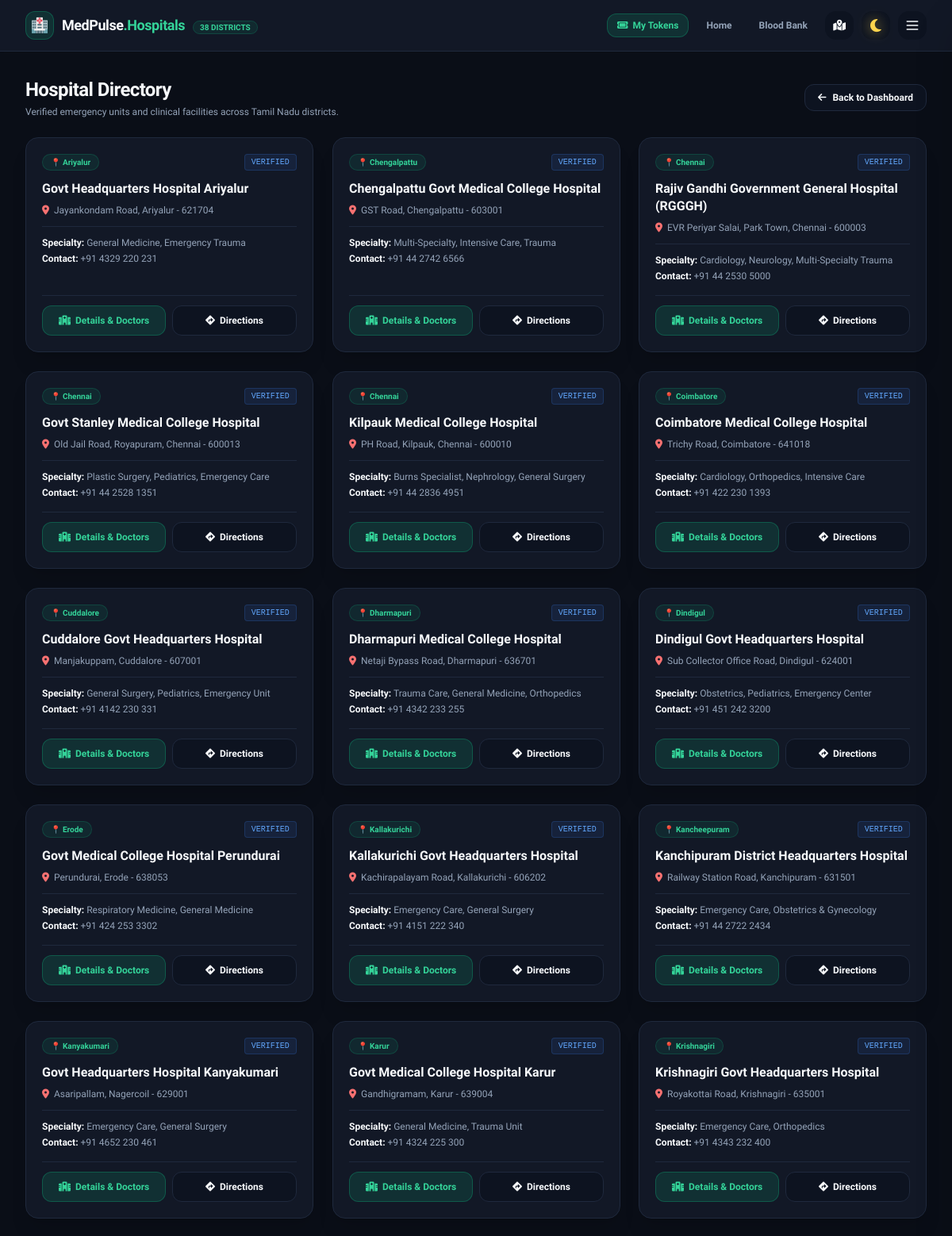
Screenshot of /hospitals.php (upper part) with the database file from the repository.
### tables this page shows
CREATE TABLE IF NOT EXISTS `hospitals` (
  `id` INT AUTO_INCREMENT PRIMARY KEY,
  `hospital_name` VARCHAR(255) NOT NULL,
  `district` VARCHAR(100) NOT NULL,
  `specialty` VARCHAR(255) NOT NULL,
  `address` TEXT NOT NULL,
  `contact` VARCHAR(50) NOT NULL,
  `lat` DECIMAL(10, 8) NULL,
  `lon` DECIMAL(11, 8) NULL,
  `created_at` TIMESTAMP DEFAULT CURRENT_TIMESTAMP
);

### db_connect.php (called while the page is built, shortened)
<?php
$host = "localhost";
$username = "root";
$password = "";
$database = "medpulse_tn";
$conn = @new mysqli($host, $username, $password, $database);
if (!$conn->connect_error) {
    $db_connected = true;
} else {
    $db_connected = false;
}
?>

### hospitals.php (the view, shortened to what this page needs)
<?php
include 'db_connect.php';
$hospitals_list = [];
if ($db_connected) {
    $sql = "SELECT * FROM hospitals WHERE 1=1";
    $stmt = $conn->prepare($sql);
    $stmt->execute();
    $result = $stmt->get_result();
    while ($row = $result->fetch_assoc()) {
        $hospitals_list[] = $row;
    }
}
?>
<!DOCTYPE html>
<html lang="en" class="dark">
<head>
  <script src="https://cdn.tailwindcss.com"></script>
  <link rel="stylesheet" href="https://cdnjs.cloudflare.com/ajax/libs/font-awesome/6.4.0/css/all.min.css" />
  <link rel="stylesheet" href="./styles.css" />
</head>
<body class="min-h-screen flex flex-col justify-between">
  <nav class="sticky top-0 z-40 border-b border-theme bg-card px-4 md:px-8 py-3.5 shadow-sm">
    <div class="max-w-7xl mx-auto flex items-center justify-between">
      <a href="index.php" class="flex items-center gap-2.5">
        <div class="w-9 h-9 rounded-xl bg-emerald-500/15 border border-emerald-500/30 flex items-center justify-center font-extrabold text-emerald-400 text-lg">🏥</div>
        <div>
          <span class="text-lg font-extrabold tracking-tight text-main">MedPulse<span class="text-emerald-400">.Hospitals</span></span>
          <span class="text-[10px] bg-emerald-500/10 text-emerald-400 px-2 py-0.5 rounded-full font-bold ml-1.5 border border-emerald-500/20">38 DISTRICTS</span>
        </div>
      </a>
      <div class="flex items-center gap-2.5">
        <button onclick="openPatientTokensModal()" title="My Saved OP Tokens" class="px-3 py-1.5 rounded-xl bg-emerald-500/15 text-emerald-400 hover:bg-emerald-500 hover:text-white border border-emerald-500/30 text-xs font-bold transition-all flex items-center gap-1.5">
          <i class="fa-solid fa-ticket"></i>
          <span>My Tokens</span>
        </button>
        <a href="index.php" class="text-xs font-semibold text-muted hover:text-emerald-400 px-3 py-1.5">Home</a>
        <a href="blood_bank.php" class="text-xs font-semibold text-muted hover:text-emerald-400 px-3 py-1.5">Blood Bank</a>
        <a href="map.php" title="Live Emergency GIS Map" class="w-9 h-9 icon-btn-reactive text-sm flex items-center justify-center">
          <i class="fa-solid fa-map-location-dot"></i>
        </a>
        <button onclick="toggleTheme()" title="Toggle Light/Dark Theme" class="w-9 h-9 icon-btn-reactive text-sm flex items-center justify-center">
          <span class="theme-icon-symbol"><i class="fa-solid fa-moon"></i></span>
        </button>
        <button onclick="openSidebar()" title="Open Menu Drawer" class="w-9 h-9 icon-btn-reactive text-sm">
          <svg class="w-5 h-5" fill="none" stroke="currentColor" viewBox="0 0 24 24">
            <path stroke-linecap="round" stroke-linejoin="round" stroke-width="2" d="M4 6h16M4 12h16M4 18h16"/>
          </svg>
        </button>
      </div>
    </div>
  </nav>
  <section class="px-4 md:px-8 pt-8 pb-12 max-w-7xl mx-auto w-full flex-grow">
    <div class="flex flex-col md:flex-row md:items-center justify-between gap-4 mb-6">
      <div>
        <h1 class="text-2xl font-extrabold text-main tracking-tight">Hospital Directory</h1>
        <p class="text-xs text-muted mt-1">Verified emergency units and clinical facilities across Tamil Nadu districts.</p>
      </div>
      <a href="index.php" class="inline-flex items-center gap-2 text-xs font-bold bg-input hover:bg-card text-main px-4 py-2 rounded-xl border border-theme self-start md:self-auto">
        <i class="fa-solid fa-arrow-left"></i> Back to Dashboard
      </a>
    </div>
    <div class="grid grid-cols-1 md:grid-cols-2 lg:grid-cols-3 gap-6">
      <?php if (!empty($hospitals_list)): ?>
        <?php foreach ($hospitals_list as $row): ?>
          <div class="bg-card border border-theme rounded-2xl p-5 hover:border-emerald-500/40 transition-all shadow-xl flex flex-col justify-between anti-gravity-card">
            <div>
              <div class="flex items-center justify-between gap-2 mb-3">
                <span class="text-[10px] bg-emerald-500/10 text-emerald-400 px-2.5 py-0.5 rounded-full font-bold border border-emerald-500/20">
                  📍 <?= htmlspecialchars($row['district'] ?? 'Tamil Nadu') ?>
                </span>
                <span class="text-[10px] bg-blue-500/10 text-blue-400 px-2 py-0.5 rounded font-mono border border-blue-500/20">
                  VERIFIED
                </span>
              </div>
              <h3 class="font-extrabold text-main text-base mb-2 leading-snug">
                <?= htmlspecialchars($row['hospital_name'] ?? 'Medical Center') ?>
              </h3>
              <p class="text-xs text-muted mb-3 flex items-start gap-1.5">
                <i class="fa-solid fa-location-dot text-red-400 mt-0.5"></i>
                <span><?= htmlspecialchars($row['address'] ?? 'Address unavailable') ?></span>
              </p>
              <div class="space-y-1 text-xs border-t border-theme pt-3 text-muted">
                <p><strong class="text-main">Specialty:</strong> <?= htmlspecialchars($row['specialty'] ?? 'General Emergency') ?></p>
                <p><strong class="text-main">Contact:</strong> <?= htmlspecialchars($row['contact'] ?? 'N/A') ?></p>
              </div>
            </div>
            <div class="mt-4 pt-3 border-t border-theme grid grid-cols-1 sm:grid-cols-2 gap-2">
              <button onclick="openHospitalDetailsModal('<?= htmlspecialchars($row['hospital_name'] ?? '', ENT_QUOTES) ?>', '<?= htmlspecialchars($row['district'] ?? '', ENT_QUOTES) ?>', '<?= htmlspecialchars($row['address'] ?? '', ENT_QUOTES) ?>', '<?= htmlspecialchars($row['specialty'] ?? '', ENT_QUOTES) ?>', '<?= htmlspecialchars($row['contact'] ?? '', ENT_QUOTES) ?>', '<?= $row['lat'] ?? '' ?>', '<?= $row['lon'] ?? '' ?>')" class="w-full bg-emerald-500/15 text-emerald-400 hover:bg-emerald-500 hover:text-white font-bold py-2.5 px-3 rounded-xl flex items-center justify-center gap-1.5 text-xs transition-all border border-emerald-500/30">
                <i class="fa-solid fa-hospital"></i> Details & Doctors
              </button>
              <a href="map.php?search=<?= urlencode($row['hospital_name'] ?? '') ?>" class="w-full bg-input hover:bg-emerald-500 hover:text-slate-950 text-main font-bold py-2.5 px-3 rounded-xl flex items-center justify-center gap-1.5 text-xs transition-all border border-theme">
                <i class="fa-solid fa-diamond-turn-right"></i> Directions
              </a>
            </div>
          </div>
        <?php endforeach; ?>
      <?php endif; ?>
    </div>
  </section>
</body>
</html>

### styles.css (style rules this page uses)
:root { --bg-color: #0a0e17; --card-bg: #121826; --card-hover: #182032; --text-main: #f8fafc; --text-muted: #94a3b8; --border-color: #1f293d; --input-bg: #0d1320; }
body { background-color: var(--bg-color); color: var(--text-main); font-family: 'Plus Jakarta Sans', sans-serif; transition: background-color 0.3s ease, color 0.3s ease; }
.bg-card { background-color: var(--card-bg) !important; border-color: var(--border-color) !important; }
.bg-input { background-color: var(--input-bg) !important; color: var(--text-main) !important; border-color: var(--border-color) !important; }
.text-main { color: var(--text-main) !important; }
.text-muted { color: var(--text-muted) !important; }
.border-theme { border-color: var(--border-color) !important; }
.anti-gravity-card { transition: transform 0.4s cubic-bezier(0.34, 1.56, 0.64, 1), box-shadow 0.4s cubic-bezier(0.34, 1.56, 0.64, 1), border-color 0.3s ease; will-change: transform, box-shadow; }
.icon-btn-reactive { position: relative; display: inline-flex; align-items: center; justify-content: center; border-radius: 0.875rem; border: 1px solid var(--border-theme); background-color: var(--input-bg); color: var(--text-main); transition: transform 0.25s cubic-bezier(0.34, 1.56, 0.64, 1), background-color 0.2s ease, border-color 0.2s ease, box-shadow 0.25s ease, color 0.2s ease; will-change: transform, box-shadow; cursor: pointer; }
.icon-btn-reactive i { color: var(--text-main); transition: color 0.2s ease; }
.theme-icon-symbol { display: inline-flex !important; align-items: center !important; justify-content: center !important; }

### rows the page displays
hospitals: district "Ariyalur", hospital_name "Govt Headquarters Hospital Ariyalur", address "Jayankondam Road, Ariyalur - 621704", specialty "General Medicine, Emergency Trauma", contact "+91 4329 220 231"
hospitals: district "Chengalpattu", hospital_name "Chengalpattu Govt Medical College Hospital", address "GST Road, Chengalpattu - 603001", specialty "Multi-Specialty, Intensive Care, Trauma", contact "+91 44 2742 6566"
hospitals: district "Chennai", hospital_name "Rajiv Gandhi Government General Hospital (RGGGH)", address "EVR Periyar Salai, Park Town, Chennai - 600003", specialty "Cardiology, Neurology, Multi-Specialty Trauma", contact "+91 44 2530 5000"
hospitals: district "Chennai", hospital_name "Govt Stanley Medical College Hospital", address "Old Jail Road, Royapuram, Chennai - 600013", specialty "Plastic Surgery, Pediatrics, Emergency Care", contact "+91 44 2528 1351"
hospitals: district "Chennai", hospital_name "Kilpauk Medical College Hospital", address "PH Road, Kilpauk, Chennai - 600010", specialty "Burns Specialist, Nephrology, General Surgery", contact "+91 44 2836 4951"
hospitals: district "Coimbatore", hospital_name "Coimbatore Medical College Hospital", address "Trichy Road, Coimbatore - 641018", specialty "Cardiology, Orthopedics, Intensive Care", contact "+91 422 230 1393"
hospitals: district "Cuddalore", hospital_name "Cuddalore Govt Headquarters Hospital", address "Manjakuppam, Cuddalore - 607001", specialty "General Surgery, Pediatrics, Emergency Unit", contact "+91 4142 230 331"
hospitals: district "Dharmapuri", hospital_name "Dharmapuri Medical College Hospital", address "Netaji Bypass Road, Dharmapuri - 636701", specialty "Trauma Care, General Medicine, Orthopedics", contact "+91 4342 233 255"
hospitals: district "Dindigul", hospital_name "Dindigul Govt Headquarters Hospital", address "Sub Collector Office Road, Dindigul - 624001", specialty "Obstetrics, Pediatrics, Emergency Center", contact "+91 451 242 3200"
hospitals: district "Erode", hospital_name "Govt Medical College Hospital Perundurai", address "Perundurai, Erode - 638053", specialty "Respiratory Medicine, General Medicine", contact "+91 424 253 3302"
hospitals: district "Kallakurichi", hospital_name "Kallakurichi Govt Headquarters Hospital", address "Kachirapalayam Road, Kallakurichi - 606202", specialty "Emergency Care, General Surgery", contact "+91 4151 222 340"
hospitals: district "Kancheepuram", hospital_name "Kanchipuram District Headquarters Hospital", address "Railway Station Road, Kanchipuram - 631501", specialty "Emergency Care, Obstetrics & Gynecology", contact "+91 44 2722 2434"
hospitals: district "Kanyakumari", hospital_name "Govt Headquarters Hospital Kanyakumari", address "Asaripallam, Nagercoil - 629001", specialty "Emergency Care, General Surgery", contact "+91 4652 230 461"
hospitals: district "Karur", hospital_name "Govt Medical College Hospital Karur", address "Gandhigramam, Karur - 639004", specialty "General Medicine, Trauma Unit", contact "+91 4324 225 300"
hospitals: district "Krishnagiri", hospital_name "Krishnagiri Govt Headquarters Hospital", address "Royakottai Road, Krishnagiri - 635001", specialty "Emergency Care, Orthopedics", contact "+91 4343 232 400"
